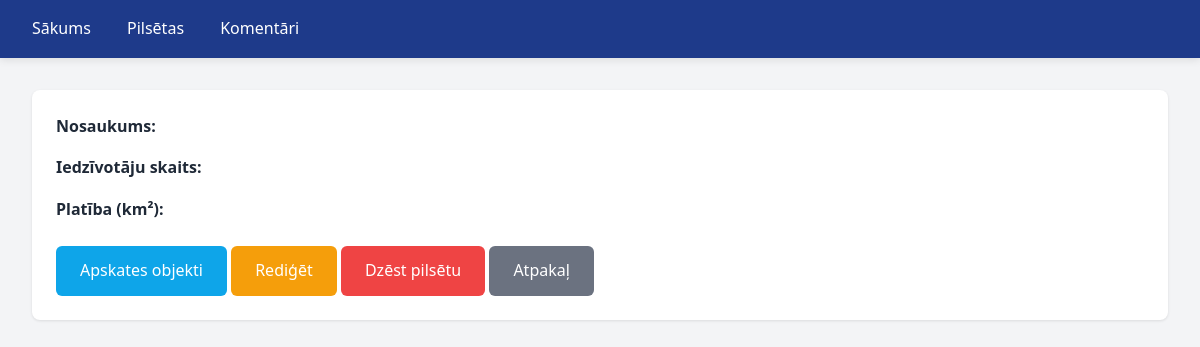
The page /pilsetas/13 on the database as committed earlier.
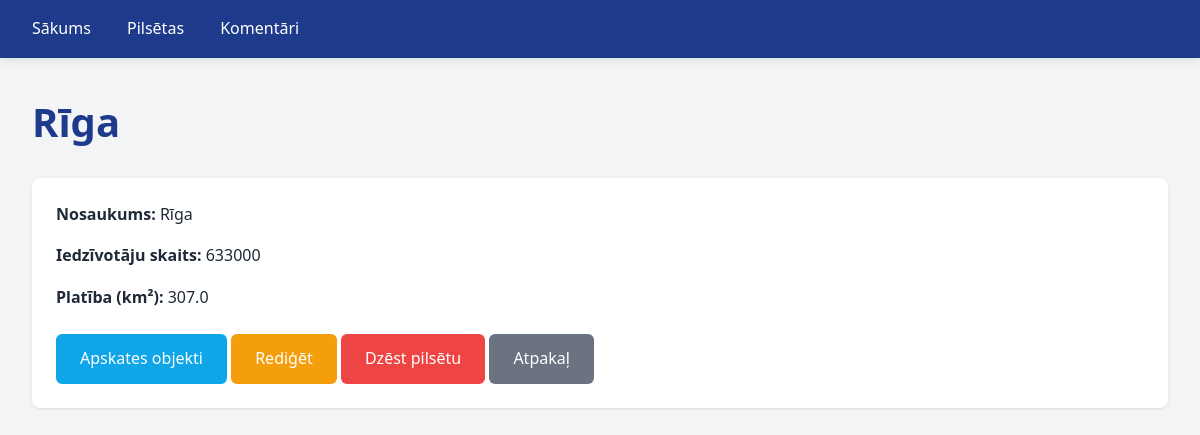
The same page on the database as committed later.
### tables this page shows
CREATE TABLE pilsetas (
	id INTEGER NOT NULL PRIMARY KEY AUTOINCREMENT,
	nosaukums TEXT NOT NULL,
	statistika_id INTEGER,
	CONSTRAINT pilsetas_statistika_FK FOREIGN KEY (statistika_id) REFERENCES statistika(id) ON DELETE SET NULL
);

CREATE TABLE statistika (
	id INTEGER NOT NULL PRIMARY KEY AUTOINCREMENT
, iedzivotaji INTEGER NOT NULL, platiba REAL NOT NULL);

### app.py (the view)
@app.route("/pilsetas/<int:id>")
def pilseta(id):
    conn = get_db_connection()
    pilseta = conn.execute(
        "SELECT pilsetas.id, nosaukums, iedzivotaji, platiba FROM pilsetas JOIN statistika ON pilsetas.statistika_id = statistika.id WHERE pilsetas.id = ?",
        (id,),
    ).fetchone()
    conn.close()
    return render_template("pilsetas_show.html", pilseta=pilseta)

### app.py (called while the page is built)
def get_db_connection():
    db = Path(__file__).parent / "db.sqlite"
    conn = sqlite3.connect(db)
    conn.row_factory = sqlite3.Row
    return conn

### templates/pilsetas_show.html (shortened to what this page needs)
{% extends "base.html" %}
{% block content %}
  <h1>{{pilseta["nosaukums"]}}</h1>
  <div class="card">
    <p><strong>Nosaukums:</strong> {{pilseta["nosaukums"]}}</p>
    <p><strong>Iedzīvotāju skaits:</strong> {{pilseta["iedzivotaji"]}}</p>
    <p><strong>Platība (km²):</strong> {{pilseta["platiba"]}}</p>
    <div class="mt-3">
      <a href="/pilsetas/{{pilseta['id']}}/objekti" class="btn btn-info">Apskates objekti</a>
      <a href="/pilsetas/{{pilseta['id']}}/edit" class="btn btn-warning">Rediģēt</a>
      <a href="/pilsetas/{{pilseta['id']}}/dzest" class="btn btn-danger">Dzēst pilsētu</a>
      <a href="/pilsetas" class="btn btn-secondary">Atpakaļ</a>
    </div>
  </div>
{% endblock %}

Rows that differ between the two databases and show on the page:
added pilsetas: nosaukums "Rīga"
added statistika: iedzivotaji "633000", platiba "307.0"
